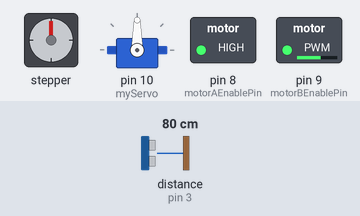
Bench run of a sketch on a simulated Arduino Uno, built with avr-gcc and run on an emulated ATmega328P. Shown: stepper motor, servo, switched loads named in the sketch (green lamp = pin HIGH). Wiring (inferred from the names in the program): ultrasonic range finder: trigger pin 2; echo pin 3; stepper motor (2048 steps per turn assumed): coils pin 4, pin 5, pin 6, pin 7. The test bench sets the inputs (shaded band); at power-on: distance to the obstacle (sensor on pin 3) 80 cm. The echo pulse lasts 58.3 µs per cm; pins used as bus, display or sensor lines are not drawn.

Above: at 1.2 s.
1.3 s: distance to the obstacle (sensor on pin 3) set to 23 cm
2.8 s: distance to the obstacle (sensor on pin 3) set to 19 cm
At 3.2 s:
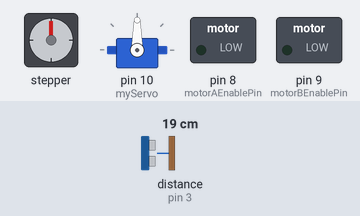
5.8 s: distance to the obstacle (sensor on pin 3) set to 35 cm
At 7.0 s:
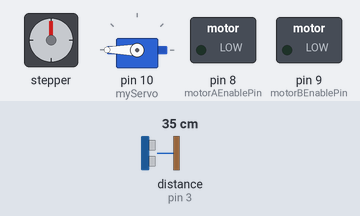
7.3 s: distance to the obstacle (sensor on pin 3) set to 2 cm
At 8.2 s:
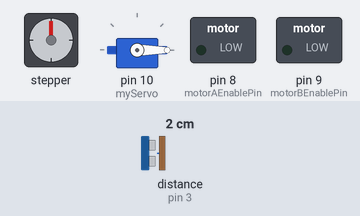
Timing chart, 0 to 11.3 s (numbered marks = the images above; inputs shaded):
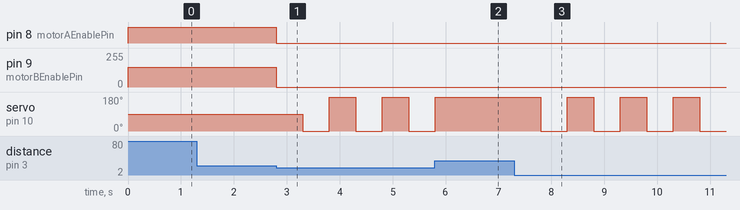

Measured:
- the behaviour switches between 21 and 20 cm on distance to the obstacle (sensor on pin 3) (found by bisection; images 0 and 1)
- after the input at 1.3 s, every drawn part: stays the same
- after the input at 2.8 s, pin 8 (motorAEnablePin): HIGH → LOW at once; pin 9 (motorBEnablePin): 150/255 → 0/255 at once; servo on pin 10 (myServo): alternates 180° for 0.50 s and 0° for 0.50 s, starting after 0.50 s
- after the input at 5.8 s, servo on pin 10 (myServo): goes on until 5.8 s, then stays 180°
- after the input at 7.3 s, servo on pin 10 (myServo): alternates 180° for 0.50 s and 0° for 0.50 s, starting after 0.50 s

The sketch:

group.ino
```cpp
// #include <Stepper.h>

#include <Servo.h>

//  A connections
const int motorAPin1 = 4;  // Connect to L298N IN1
const int motorAPin2 = 5;  // Connect to L298N IN2
const int motorAEnablePin = 8;  // Connect to L298N ENAc
const int motorBPin1 = 6;  // Connect to L298N IN1
const int motorBPin2 = 7;  // Connect to L298N IN2
const int motorBEnablePin = 9;  // Connect to L298N ENA


Servo myServo;
// // Ultrasonic sensor connections
const int trigPin = 2;  // Connect to the trigger pin on the ultrasonic sensor
const int echoPin = 3;  // Connect to the echo pin on the ultrasonic sensor

 // Ultrasonic sensor connections
const int trigPin1 = 0;  // Connect to the trigger pin on the ultrasonic sensor
const int echoPin1= 1;  // Connect to the echo pin on the ultrasonic sensor

const int led = 10;
const int obstacleThreshold = 20;
const int obstacleThreshold1 = 20;

void setup() {
  // Initialize serial communication
  Serial.begin(9600);


  pinMode(motorAPin1, OUTPUT);
  pinMode(motorAPin2, OUTPUT);
  pinMode(motorAEnablePin, OUTPUT);
  pinMode(motorBPin1, OUTPUT);
  pinMode(motorBPin2, OUTPUT);
  pinMode(motorBEnablePin, OUTPUT);
  // pinMode(led, OUTPUT);
  pinMode(trigPin, OUTPUT);
  pinMode(echoPin, INPUT);
  // pinMode(pirPin, INPUT);
 pinMode(trigPin1, OUTPUT);
  pinMode(echoPin1, INPUT);
  myServo.attach(10);

 analogWrite(motorAEnablePin,150);
  analogWrite(motorBEnablePin,150);
}

void moveMotorAForward( ) {
  digitalWrite(motorAPin1, HIGH);
  digitalWrite(motorAPin2, LOW);
  digitalWrite(motorBPin1, HIGH);
  digitalWrite(motorBPin2, LOW);
}

void move_backward(){
  digitalWrite(motorAPin1, LOW);
  digitalWrite(motorAPin2, HIGH);
  digitalWrite(motorBPin1, LOW);
  digitalWrite(motorBPin2, HIGH);

}

void stopMotorA() {
  // Stop Motor A
  digitalWrite(motorAPin1, LOW);
  digitalWrite(motorAPin2, LOW);
  analogWrite(motorAEnablePin, 0);
  digitalWrite(motorBPin1, LOW);
  digitalWrite(motorBPin2, LOW);
  analogWrite(motorBEnablePin, 0);
}

void loop() {


  // // Trigger the ultrasonic sensor
  digitalWrite(trigPin, LOW);
  delayMicroseconds(2);
  digitalWrite(trigPin, HIGH);
  delayMicroseconds(10);
  digitalWrite(trigPin, LOW);
  long duration = pulseIn(echoPin, HIGH);

  // Calculate the distance in centimeters
  int distance = duration / 58;
  // int distance1 = duration1 / 58;

// moveMotorAForward();

 if (distance < obstacleThreshold) {
       stopMotorA();
       delay(500);
       myServo.write(0);
        delay(500);
        myServo.write(180);

        // digitalWrite(led, HIGH);

  }
   else{
   moveMotorAForward();
 }
  }
```
